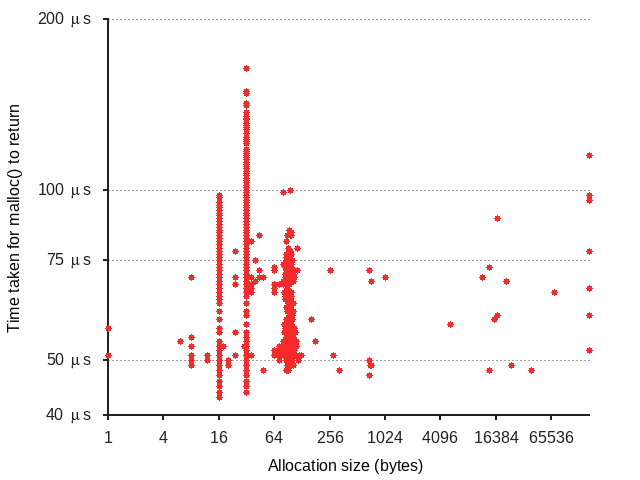

Write gnuplot code to recreate this figure.
# GENERAL SETTINGS
set key off
set rmargin 5
set grid ytics noxtics nocbtics back
set border 3 back lw 2 lc rgbcolor "#222222"

# X AXIS
set xlabel "Allocation size (bytes)"
set logscale x 2
set xtics nomirror out

# Y AXIS
set ylabel "Time taken for malloc() to return"
set logscale y
set yrange [0.00004 to 0.0002]
set ytics ( \
    "40 {/Symbol m}s"   0.00004, \
    "50 {/Symbol m}s"   0.00005, \
    "75 {/Symbol m}s"   0.000075, \
    "100 {/Symbol m}s"  0.0001, \
    "200 {/Symbol m}s"  0.0002, \
    "250 {/Symbol m}s"  0.00025, \
    "500 {/Symbol m}s"  0.0005, \
)
set ytics nomirror out

# OUTPUT
set term png
plot allocs_tsv using 3:5 pt 7 linecolor rgbcolor "#aafa2a2a"
